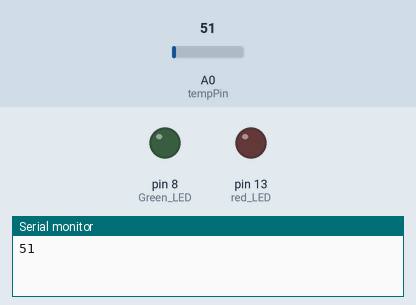
Simulated run of this sketch. Board: Arduino Uno, built with avr-gcc and run on an emulated ATmega328P. On the bench: output pins drawn as LEDs (lit = HIGH), the last lines printed to the serial monitor. The test bench sets the inputs (shaded band); at power-on: A0 (tempPin) = 51.

Above: at 2.8 s.
2.9 s: A0 (tempPin) set to 66
7.0 s: A0 (tempPin) set to 78
At 10.3 s:
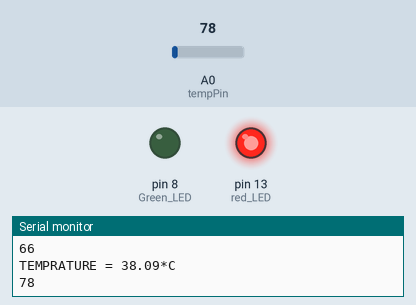
10.7 s: A0 (tempPin) set to 61
At 12.7 s:
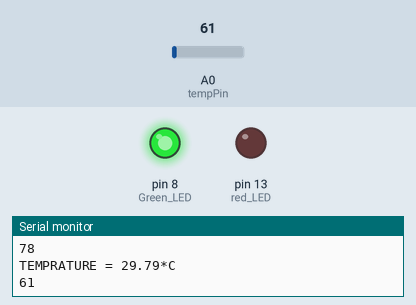
13.8 s: A0 (tempPin) set to 71
At 16.3 s:
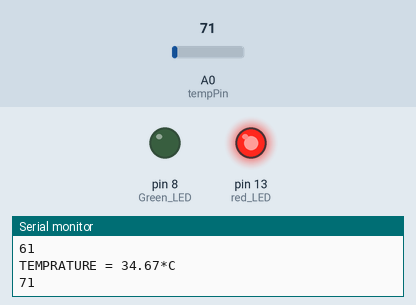
Timing chart, 0 to 17.8 s (numbered marks = the images above; inputs shaded):
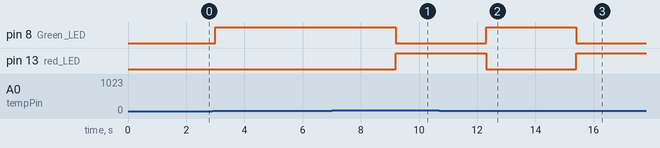

The sketch:

sketch_aug17c.ino
```cpp
float val;
float tempPin = A0;
float temp;
byte redPin=8, bluePin=13; // swap numbers for words
int x ;
void setup() {
  pinMode(A0,INPUT);
  Serial.begin(9600);
Serial.begin(9600);
  pinMode (13, OUTPUT); //red LED
  pinMode (8, OUTPUT); //Green LED

  pinMode (tempPin, INPUT);
}

  void loop() {
    x = analogRead(A0);
  Serial.println(x);
  delay(2000);
     temp = analogRead(tempPin);
     temp = temp * 0.48828125;

  delay(1000);
  if (temp < 34) //when temp is between 0-35 degrees
  {
  digitalWrite(13, LOW);//red led is off
  digitalWrite(8, HIGH);  //green led is on
  }
else if (temp > 34) //when temp is above 40 degrees
{
  digitalWrite(13, HIGH); //red led is off
  digitalWrite(8, LOW); //right red led is on

}

     val = analogRead(tempPin);
float mv = ( val/1024.0)*5000;
float cel = mv/10;
float farh = (cel*9)/5 + 32;

Serial.print("TEMPRATURE = ");
Serial.print(cel);
Serial.print("*C");
Serial.println();
delay(100);


    }
```

Measured:
- the behaviour switches between 69 and 70 on A0 (tempPin) (found by bisection; images 0 and 1)
- after the input at 7.0 s, pin 8 (Green_LED): HIGH → LOW after 2.2 s; pin 13 (red_LED): LOW → HIGH after 2.2 s
- after the input at 10.7 s, pin 8 (Green_LED): LOW → HIGH after 1.6 s; pin 13 (red_LED): HIGH → LOW after 1.6 s
- after the input at 13.8 s, pin 8 (Green_LED): HIGH → LOW after 1.6 s; pin 13 (red_LED): LOW → HIGH after 1.6 s
